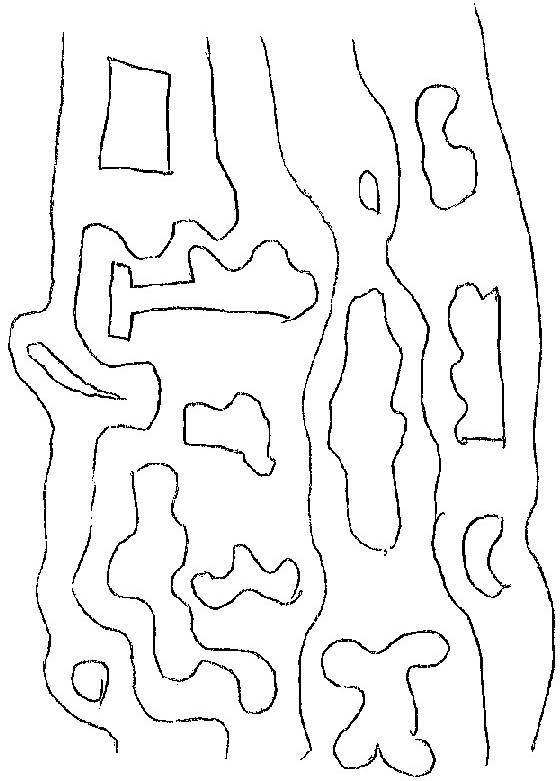
#> input picture leiter_demo/task2/choices/choice_0.jpg, 560 x 781 px, found by its file name; its folder holds 4 pictures in this run
$ python task2_efficient.py   (Python 2 division)
#> lines starting #> are read from the running program, lines starting #| are printed output that depends on the picture
### taskpic.py
import numpy as np
from PIL import Image, ImageFilter
import csv
import copy

from collections import deque

import sys
sys.path.append(r'C:\Users\palmerjh\Documents\AIVAS\leiter_demo\task2')
import retina_subpixel as r

box_line_width = 1

class TaskPic(object):
	def __init__(self,fname,im=None):
#> called with fname = 'leiter_demo/task2\\choices\\choice_0.jpg'
		self.fname = fname
		if im is None:
			self.im = Image.open(self.fname).convert('L')
		else:
			self.im = im
		self.pix = self.im2pix()

	def size(self):
		return self.pix.shape

	# Returns new TaskPic object resized using PIL.Image.resize()
	# [29 lines left out: functions resize, save, not called in this run]

	def im2pix(self):
		#print self.size()
		return 1.0 - np.asarray(self.im) / 255.0
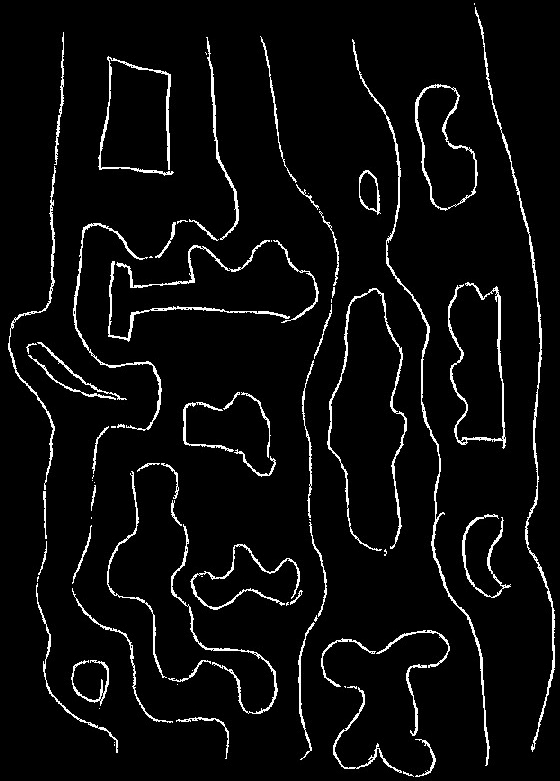
#> returned value: shape (781, 560) float64; min 0, max 1, mean 0.0485

	# [29 lines left out: functions pix2im, pix2retina, blur, rotate, not called in this run]

	# returns deep copy
	def copy(self):
		return copy.deepcopy(self)

	# updates self.im from self.pix
	def update(self):
		self.im = self.pix2im()

	# returns densest square with w = l = size as new TaskPic object
	# [19 lines left out: function densest_square, not called in this run]

class Target(TaskPic):
	"""Object to be found in Leiter Task 1"""
	most_sim = {'sp':[],   # format: [(pixel)]
                'mm':[],
                'alt':[]}
	def __init__(self,fname,threshhold,im=None):
		super(Target,self).__init__(fname,im)
		self.threshhold = threshhold
		#self.nClear = self.findClear()

	'''
	# Returns new Target object resized using PIL.Image.resize()
	def resize(self,factor):
		x,y = self.size()
		new_x = int(round(float(x) / factor))
		new_y = int(round(float(y) / factor))

		#print new_x,new_y

		name, ext = self.fname.split('.')

		new_im = self.im.resize((new_y,new_x))
		#new_im.show()

		return Target(name+'_small.'+ext,self.threshhold,self.im.resize((new_y,new_x)))
	'''

	# [35 lines left out: function findClear, not called in this run]

	def inside(self,pixel,size):
		return pixel[0] >= 0 and pixel[0] < size[0] and pixel[1] >= 0 and pixel[1] < size[1]
	'''
	def inside(self,val,max):
		return val >= 0 and val < max
	'''
	# Places boxes around "found" objects; color corresponds to algorithm used
	# 	-sum-prod: red
	# 	-min-max: green
	# 	-alt: blue
	# Creates new version of original search space
	# [57 lines left out: functions box, drawBox, drawLine, debug, not called in this run]

'''
	# DFS
	def helper(self,x,y):
		if self.outside(x,y):
			#print((x,y,'outside'))
			return 0

		val = self.pix[x,y]
		#if val == 42.0:
		#	return 0
		if val > self.threshhold:
			#print((x,y,val,'>t'))
			return 0

		self.pix[x,y] = 42.0
		nClear = 1

		nClear += self.helper(x-1,y-1)
		nClear += self.helper(x-1,y)
		nClear += self.helper(x-1,y+1)

		nClear += self.helper(x,y-1)
		nClear += self.helper(x,y+1)

		nClear += self.helper(x+1,y-1)
		nClear += self.helper(x+1,y)
		nClear += self.helper(x+1,y+1)

		return nClear

	def outside(self,x,y):
		xMax, yMax = self.pix.shape
		return x < 0 or x >= xMax or y < 0 or y >= yMax
'''

### leiter_demo/task2/task2_efficient.py
import numpy as np
from PIL import ImageDraw
import matplotlib.pyplot as plt
import csv
import heapq as hq
import os
import sys
sys.path.append(r'C:\Users\palmerjh\Documents\AIVAS')
import cProfile
import time

import math
pi = math.pi

import similarity2 as sim
import taskpic as tp
#import pix2retina as p2r
import retina_efficient as r

#square_size = 35
priority_queue_size = 1400   # size of pq for each choice in primary density search
secondary_queue_size = 5    # size of pq for each possible primary location

search_size = 35            # size of squares to search for in choices

similarity_wts = [1,5]      # the weight of the similarity of each region (primary,secondary,etc.) to calculate overall simularity for composite results
box_colors = ['red','green']    # colors[0] for primary, colors[1] for secondary, etc. when drawing boxes

choices_dir = 'choices'
targets_dir = 'targets_robust'
results_dir = 'efficient_ret_run1'
slice_index = 2

from collections import namedtuple
Result = namedtuple("Result","start wedge_index sim")   # simple container used to hold results for primary,secondary,etc. regions for each choice

#template = r.Template(square_size)

def main():

    start_t = time.time()

    print('Initializing choices...')
    choices = [tp.TaskPic(os.getcwd() + '\\%s\\%s' % (choices_dir,c)) for c in os.listdir(choices_dir)]
#> call 2 of __init__, with fname = 'leiter_demo/task2\\choices\\choice_1.jpg'
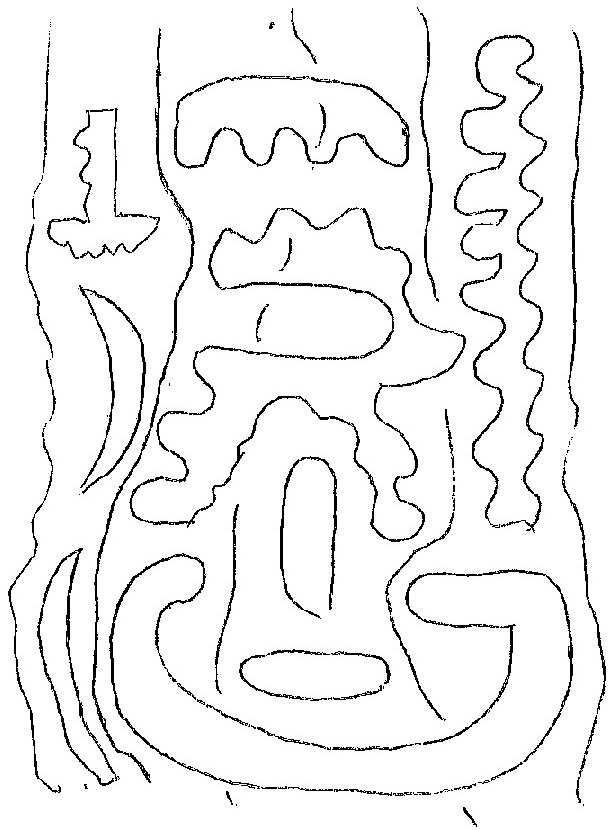
#> input picture leiter_demo/task2/choices/choice_1.jpg, 611 x 830 px, found by its file name
#> in im2pix (call 2), `return 1.0 - np.asarray(self.im) / 255.0`:
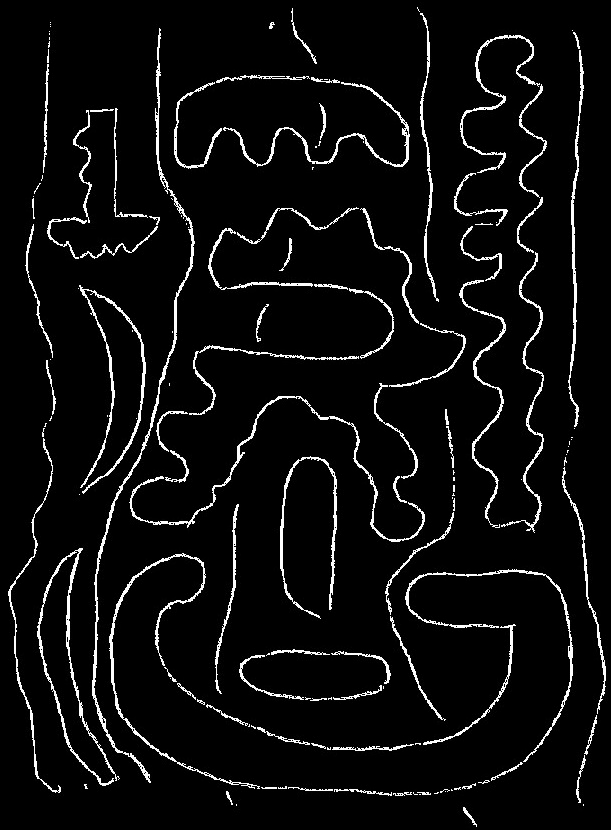
#> returned value: shape (830, 611) float64; min 0, max 1, mean 0.0553
#> call 3 of __init__, with fname = 'leiter_demo/task2\\choices\\choice_2.jpg'
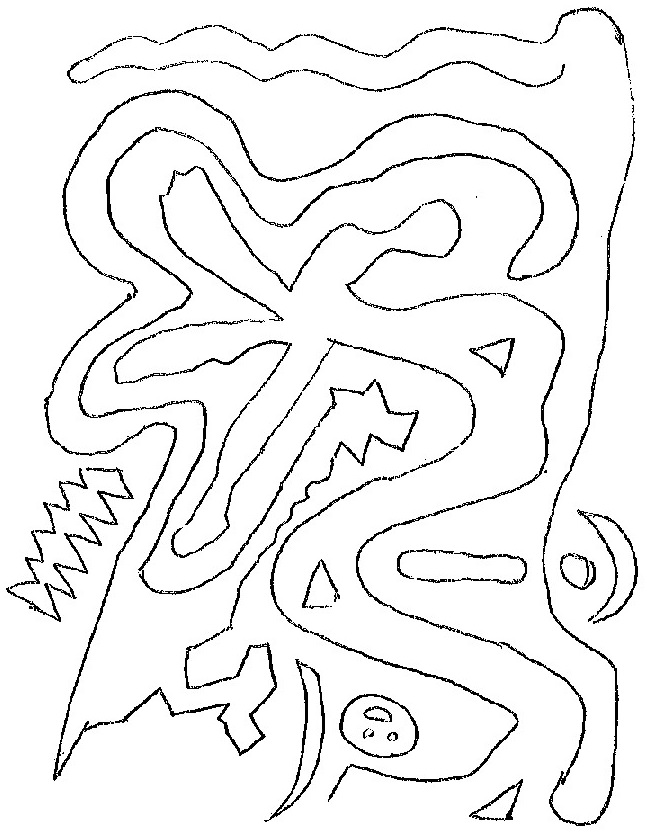
#> input picture leiter_demo/task2/choices/choice_2.jpg, 647 x 833 px, found by its file name
#> in im2pix (call 3), `return 1.0 - np.asarray(self.im) / 255.0`:
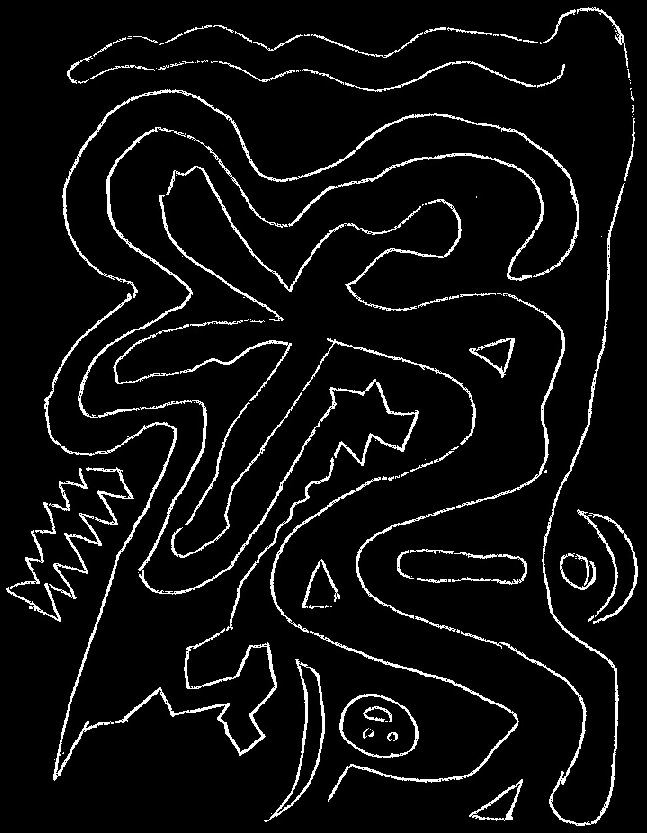
#> returned value: shape (833, 647) float64; min 0, max 1, mean 0.0601
#> call 4 of __init__, with fname = 'leiter_demo/task2\\choices\\choice_3.jpg'
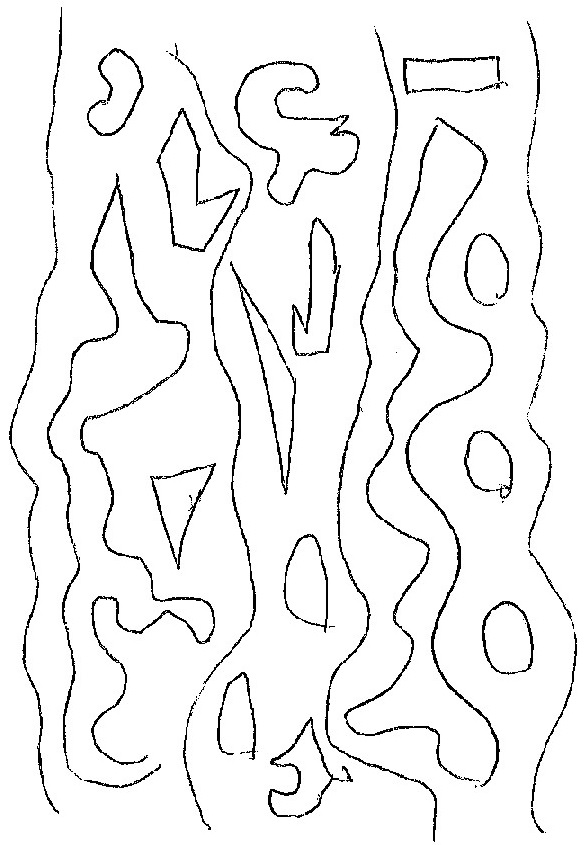
#> input picture leiter_demo/task2/choices/choice_3.jpg, 585 x 845 px, found by its file name
#> in im2pix (call 4), `return 1.0 - np.asarray(self.im) / 255.0`:
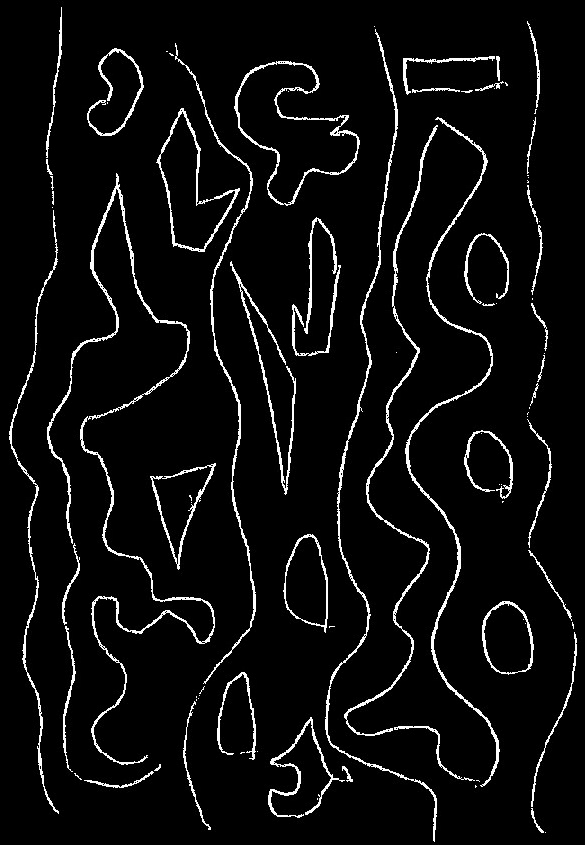
#> returned value: shape (845, 585) float64; min 0, max 1, mean 0.0539
    #targets = [tp.TaskPic(os.getcwd() + '\\%s\\%s' % (targets_dir,t)) for t in os.listdir(targets_dir)]
    print('...DONE!\n')

    target_path = os.getcwd() + '\\' + targets_dir
    outfile_path = os.getcwd() + '\\' + results_dir + '\\'

#> (the run stopped early here; a loop or call above may not have finished)
